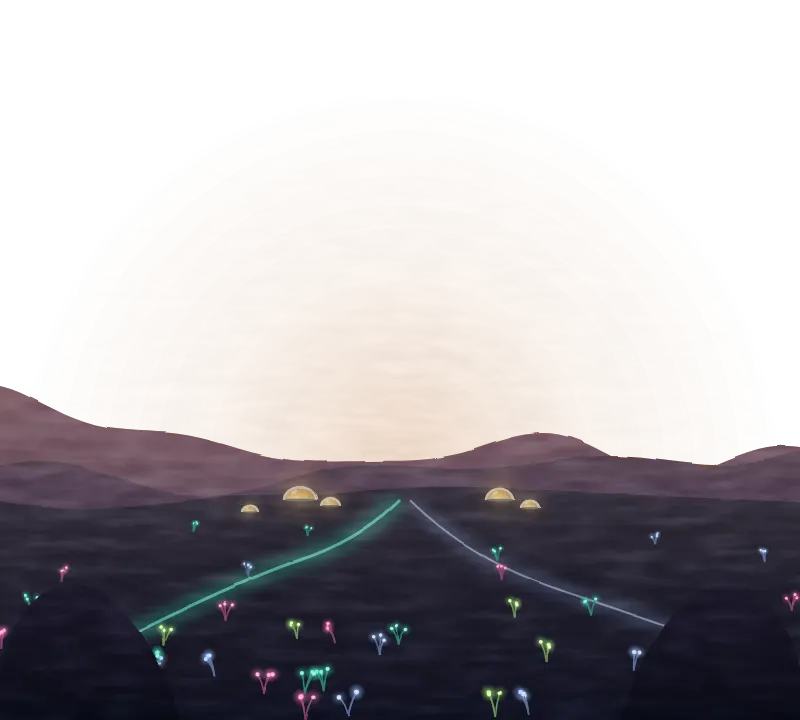
#> input picture games/neoterra/src/client/assets/landing/ground.webp, 800 x 720 px
$ python preview.py ../../src/client/assets/landing/ground.webp ../../src/client/assets/landing/planet.webp 1.0
#> lines starting #> are read from the running program, lines starting #| are printed output that depends on the picture
# 미리보기: WebP 를 어두운 땅색 위에 얹어 PNG 로 저장(검수용, 산출물 아님)
import sys
from PIL import Image
src, dst = sys.argv[1], sys.argv[2]
scale = float(sys.argv[3]) if len(sys.argv) > 3 else 1
im = Image.open(src).convert('RGBA')
#> im is the input picture: PIL image 800x720 RGBA; mean R, G, B, A 91.6, 70.6, 59.3, 106.1
bg = Image.new('RGBA', im.size, (58, 52, 50, 255))
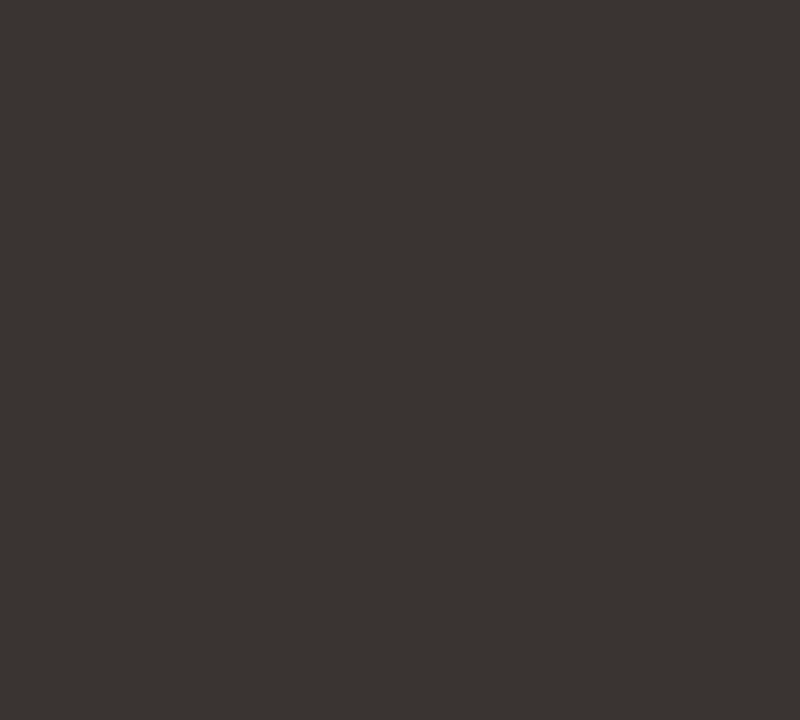
#> bg: PIL image 800x720 RGBA; mean R, G, B, A 58, 52, 50, 255
bg.alpha_composite(im)
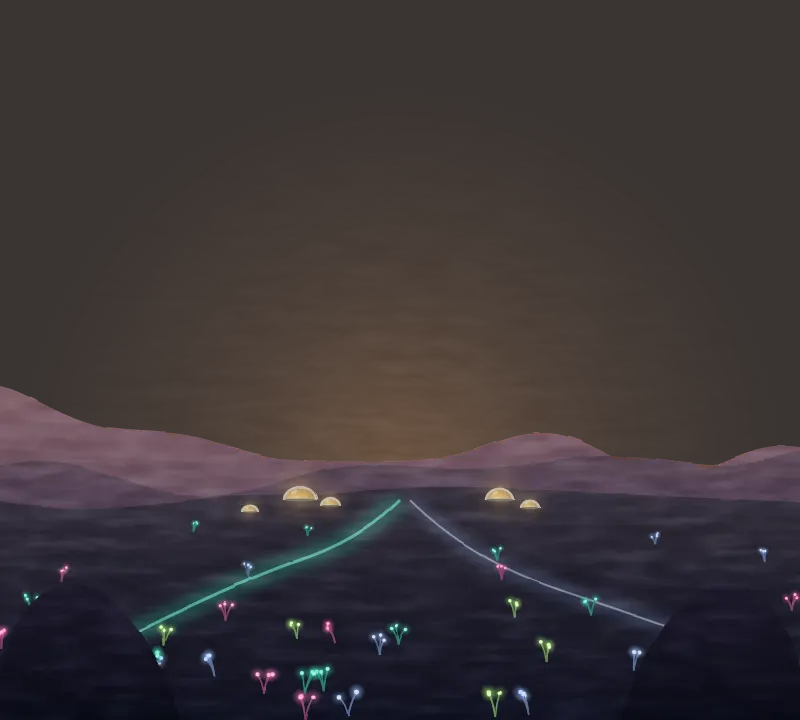
#> bg: PIL image 800x720 RGBA; mean R, G, B, A 59.8, 52.9, 55.1, 255
if scale != 1:
    bg = bg.resize((int(im.width * scale), int(im.height * scale)), Image.LANCZOS)
bg.convert('RGB').save(dst)
